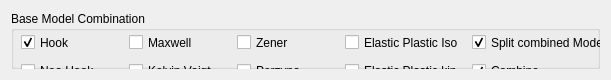
   <widget class="QWidget" name="verticalLayoutWidget_9">
    <property name="geometry">
     <rect>
      <x>10</x>
      <y>210</y>
      <width>611</width>
      <height>80</height>
     </rect>
    </property>
    <layout class="QVBoxLayout" name="verticalLayout_6">
     <item>
      <widget class="QGroupBox" name="Base_Modell_Combination">
       <property name="sizePolicy">
        <sizepolicy hsizetype="Preferred" vsizetype="Preferred">
         <horstretch>0</horstretch>
         <verstretch>0</verstretch>
        </sizepolicy>
       </property>
       <property name="font">
        <font>
         <family>Arial</family>
        </font>
       </property>
       <property name="title">
        <string>Base Model Combination</string>
       </property>
       <widget class="QWidget" name="gridLayoutWidget">
        <property name="geometry">
         <rect>
          <x>10</x>
          <y>20</y>
          <width>591</width>
          <height>51</height>
         </rect>
        </property>
        <layout class="QGridLayout" name="gridLayout">
         <item row="0" column="0">
          <widget class="QCheckBox" name="CB_COMBI_HOOK">
           <property name="sizePolicy">
            <sizepolicy hsizetype="Expanding" vsizetype="Expanding">
             <horstretch>0</horstretch>
             <verstretch>0</verstretch>
            </sizepolicy>
           </property>
           <property name="font">
            <font>
             <family>Arial</family>
            </font>
           </property>
           <property name="text">
            <string>Hook</string>
           </property>
           <property name="checked">
            <bool>true</bool>
           </property>
          </widget>
         </item>
         <item row="1" column="3">
          <widget class="QCheckBox" name="CB_COMBI_ELASTIC_PLASTIC_KIN">
           <property name="sizePolicy">
            <sizepolicy hsizetype="Expanding" vsizetype="Expanding">
             <horstretch>0</horstretch>
             <verstretch>0</verstretch>
            </sizepolicy>
           </property>
           <property name="font">
            <font>
             <family>Arial</family>
            </font>
           </property>
           <property name="text">
            <string>Elastic Plastic kin </string>
           </property>
          </widget>
         </item>
         <item row="0" column="3">
          <widget class="QCheckBox" name="CB_COMBI_ELASTIC_PLASTIC_ISO">
           <property name="sizePolicy">
            <sizepolicy hsizetype="Expanding" vsizetype="Expanding">
             <horstretch>0</horstretch>
             <verstretch>0</verstretch>
            </sizepolicy>
           </property>
           <property name="font">
            <font>
             <family>Arial</family>
            </font>
           </property>
           <property name="text">
            <string>Elastic Plastic Iso</string>
           </property>
          </widget>
         </item>
         <item row="1" column="0">
          <widget class="QCheckBox" name="CB_COMBI_NEO_HOOK">
           <property name="sizePolicy">
            <sizepolicy hsizetype="Expanding" vsizetype="Expanding">
             <horstretch>0</horstretch>
             <verstretch>0</verstretch>
            </sizepolicy>
           </property>
           <property name="font">
            <font>
             <family>Arial</family>
            </font>
           </property>
           <property name="text">
            <string>Neo Hook</string>
           </property>
          </widget>
         </item>
         <item row="1" column="2">
          <widget class="QCheckBox" name="CB_COMBI_PERZYNA">
           <property name="sizePolicy">
            <sizepolicy hsizetype="Expanding" vsizetype="Expanding">
             <horstretch>0</horstretch>
             <verstretch>0</verstretch>
            </sizepolicy>
           </property>
           <property name="font">
            <font>
             <family>Arial</family>
            </font>
           </property>
           <property name="text">
            <string>Perzyna</string>
           </property>
          </widget>
         </item>
         <item row="0" column="1">
          <widget class="QCheckBox" name="CB_COMBI_MAXWELL">
           <property name="sizePolicy">
            <sizepolicy hsizetype="Expanding" vsizetype="Expanding">
             <horstretch>0</horstretch>
             <verstretch>0</verstretch>
            </sizepolicy>
           </property>
           <property name="font">
            <font>
             <family>Arial</family>
            </font>
           </property>
           <property name="text">
            <string>Maxwell</string>
           </property>
          </widget>
         </item>
         <item row="1" column="1">
          <widget class="QCheckBox" name="CB_COMBI_KELVIN_VOIGT">
           <property name="sizePolicy">
            <sizepolicy hsizetype="Expanding" vsizetype="Expanding">
             <horstretch>0</horstretch>
             <verstretch>0</verstretch>
            </sizepolicy>
           </property>
           <property name="font">
            <font>
             <family>Arial</family>
            </font>
           </property>
           <property name="text">
            <string>Kelvin Voigt</string>
           </property>
          </widget>
         </item>
         <item row="0" column="2">
          <widget class="QCheckBox" name="CB_COMBI_ZENER">
           <property name="sizePolicy">
            <sizepolicy hsizetype="Expanding" vsizetype="Expanding">
             <horstretch>0</horstretch>
             <verstretch>0</verstretch>
            </sizepolicy>
           </property>
           <property name="font">
            <font>
             <family>Arial</family>
            </font>
           </property>
           <property name="text">
            <string>Zener</string>
           </property>
          </widget>
         </item>
         <item row="0" column="4">
          <widget class="QCheckBox" name="CB_COMBI_SPLIT">
           <property name="sizePolicy">
            <sizepolicy hsizetype="Expanding" vsizetype="Expanding">
             <horstretch>0</horstretch>
             <verstretch>0</verstretch>
            </sizepolicy>
           </property>
           <property name="font">
            <font>
             <family>Arial</family>
            </font>
           </property>
           <property name="text">
            <string>Split combined Model</string>
           </property>
           <property name="checked">
            <bool>true</bool>
           </property>
          </widget>
         </item>
         <item row="1" column="4">
          <widget class="QCheckBox" name="CB_COMBI">
           <property name="sizePolicy">
            <sizepolicy hsizetype="Expanding" vsizetype="Expanding">
             <horstretch>0</horstretch>
             <verstretch>0</verstretch>
            </sizepolicy>
           </property>
           <property name="font">
            <font>
             <family>Arial</family>
            </font>
           </property>
           <property name="text">
            <string>Combine</string>
           </property>
           <property name="checked">
            <bool>true</bool>
           </property>
          </widget>
         </item>
        </layout>
       </widget>
      </widget>
     </item>
    </layout>
   </widget>
